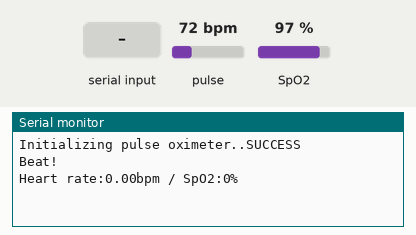
This sketch was run on a simulated Arduino Uno, built with avr-gcc and run on an emulated ATmega328P. On the bench: the last lines printed to the serial monitor. Inputs (shaded band) come from the test bench; at power-on: pulse 72 bpm, SpO2 97 %.

Above: at 1.2 s.
1.3 s: "90,45,200\n" received over Serial
At 4.5 s:
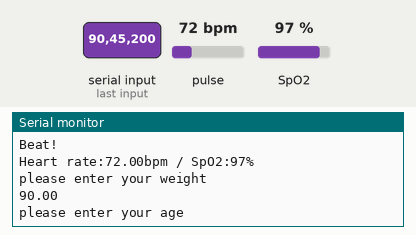
5.5 s: "30,150,10\n" received over Serial
At 7.4 s:
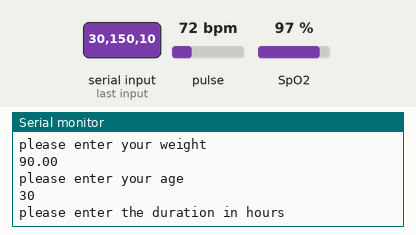
8.0 s: "90,45\n" received over Serial
At 9.3 s:
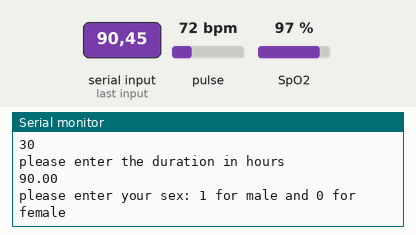
10.5 s: "0\n" received over Serial
At 12.4 s:
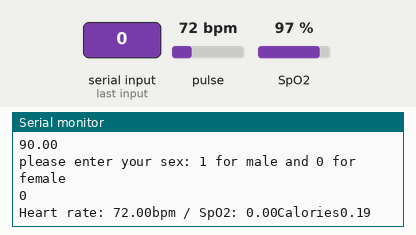
13.0 s: pulse set to 42 bpm
14.5 s: SpO2 set to 80 %
At 16.7 s:
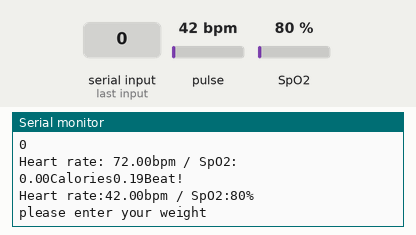
Timing chart, 0 to 17.0 s (numbered marks = the images above; inputs shaded):
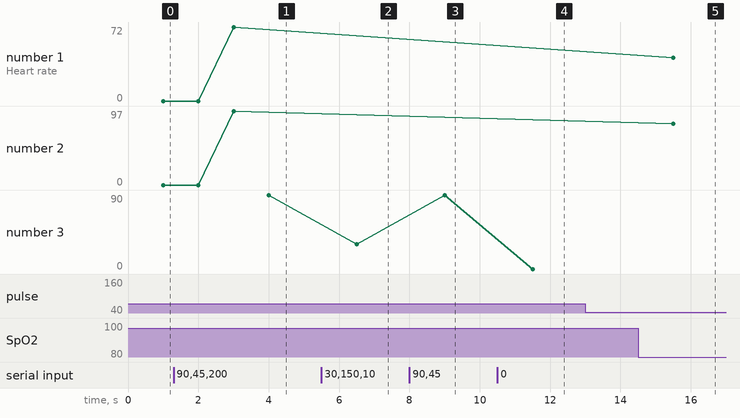

Measured:
- after the input at 1.3 s, the serial monitor: prints a new line after 2.7 s (image 1)
- after the input at 5.5 s, the serial monitor: prints a new line after 1.0 s (image 2)
- after the input at 8.0 s, the serial monitor: prints a new line after 1.0 s (image 3)
- after the input at 10.5 s, the serial monitor: prints a new line after 1.0 s (image 4)
- after the input at 14.5 s, the serial monitor: prints a new line after 1.0 s (image 5)
- plotted number 2: 97 → 80 after the input at 14.5 s
- plotted number 3: 90 → 30 after the input at 5.5 s, 30 → 90 after the input at 8.0 s

The sketch:

pulse_oximeter.ino
```cpp
#include <Wire.h>
#include "MAX30100_PulseOximeter.h"

#define REPORTING_PERIOD_MS     1000
float HR;
float W;
float sp;
float spsum;
float hrsum;
float calories;
int counter=0;
float T;
int A;
int sex;
String wms = "please enter your weight";
String a = "please enter your age";
String s = "please enter your sex: 1 for male and 0 for female";
String t = "please enter the duration in hours";
// Callback (registered below) fired when a pulse is detected
String test="";


// PulseOximeter is the higher level interface to the sensor
// it offers:
//  * beat detection reporting
//  * heart rate calculation
//  * SpO2 (oxidation level) calculation
PulseOximeter pox;

uint32_t tsLastReport = 0;

// Callback (registered below) fired when a pulse is detected
void onBeatDetected()
{
    Serial.println("Beat!");

}

void setup()
{
    Serial.begin(115200);

    Serial.print("Initializing pulse oximeter..");

    // Initialize the PulseOximeter instance
    // Failures are generally due to an improper I2C wiring, missing power supply
    // or wrong target chip
    if (!pox.begin()) {
        Serial.println("FAILED");
        for(;;);
    } else {
        Serial.println("SUCCESS");
    }

    // The default current for the IR LED is 50mA and it could be changed
    //   by uncommenting the following line. Check MAX30100_Registers.h for all the
    //   available options.
    // pox.setIRLedCurrent(MAX30100_LED_CURR_7_6MA);

    // Register a callback for the beat detection
    pox.setOnBeatDetectedCallback(onBeatDetected);
}

void loop()
{
    // Make sure to call update as fast as possible
    pox.update();

    // Asynchronously dump heart rate and oxidation levels to the serial
    // For both, a value of 0 means "invalid"
    if (millis() - tsLastReport > REPORTING_PERIOD_MS) {
        Serial.print("Heart rate:");
        HR=pox.getHeartRate();
        Serial.print(HR);
        Serial.print("bpm / SpO2:");
        Serial.print(pox.getSpO2());
        Serial.println("%");


        if(HR>0){
        Serial.println(wms);
  while (Serial.available() == 0) {
  }

  test=Serial.readString();
  W = test.toFloat();
  Serial.println(W);

  Serial.println(a);
  while (Serial.available() == 0) {
  }
   test=Serial.readString();
  A = test.toInt();
  Serial.println(A);


  Serial.println(t);
  while (Serial.available() == 0) {
  }
  test=Serial.readString();
  T = test.toFloat();
  Serial.println(T);

 Serial.println(s);
  while (Serial.available() == 0) {
  }
   test=Serial.readString();
  sex = test.toInt();

    Serial.println(sex);


    if (sex == 1 ) {

      calories = (float)((-55.0969 + (0.6309 * HR) + (0.1988 * W) + (0.2017 * A)) / (4.184 * 60 * T))*1000;
      Serial.print("Heart rate: ");
      Serial.println(HR);
      Serial.print("bpm / SpO2: ");
      Serial.println(sp);
      Serial.print("Calories=");
      Serial.println(calories);
      delay(3000);
    }

    if (sex == 0) {
      calories =(float) ((-20.4022 + (0.4472 * HR) - (0.1263 * W) + (0.1263 * A)) / (4.184 * 60 * T))*1000;
      Serial.print("Heart rate: ");
      Serial.print(HR);
      Serial.print("bpm / SpO2: ");
      Serial.print(sp);
      Serial.print("Calories");
      Serial.print(calories);
      delay(3000);

    }
        }

        tsLastReport = millis();
    }


}
```
